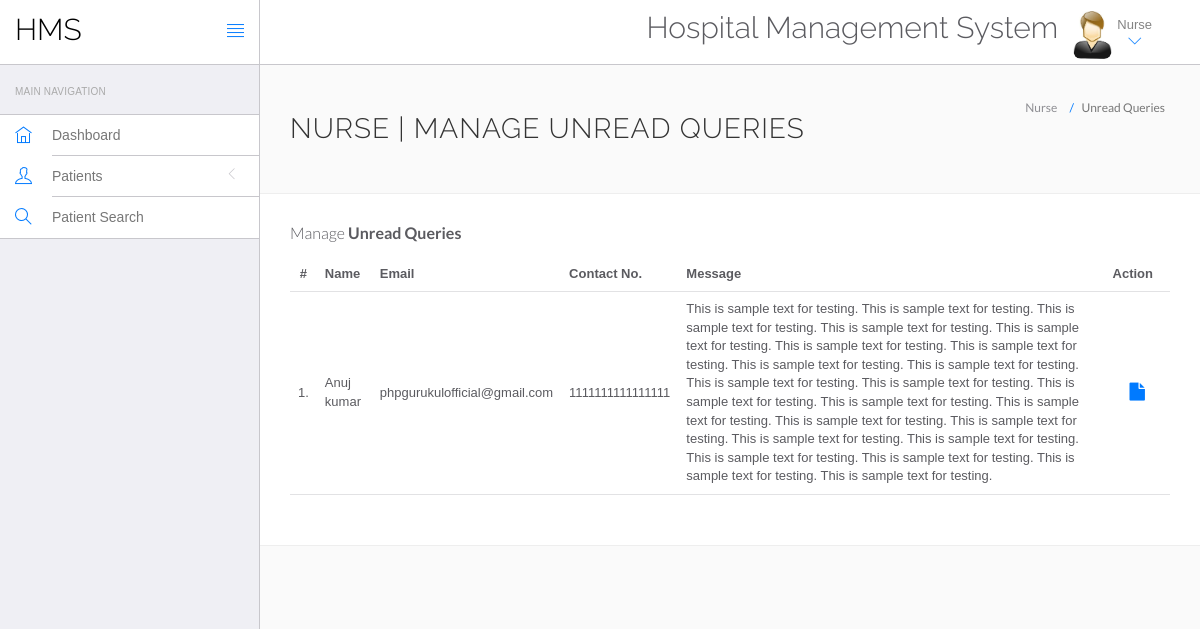
The page /hospital/hms/nurse/unread-queries.php (signed in) on the database its author committed.
### tables this page shows
CREATE TABLE IF NOT EXISTS `tblcontactus` (
  `id` int NOT NULL AUTO_INCREMENT,
  `fullname` varchar(255) DEFAULT NULL,
  `email` varchar(255) DEFAULT NULL,
  `contactno` bigint DEFAULT NULL,
  `message` mediumtext,
  `PostingDate` timestamp NULL DEFAULT CURRENT_TIMESTAMP,
  `AdminRemark` mediumtext,
  `LastupdationDate` timestamp NULL DEFAULT NULL ON UPDATE CURRENT_TIMESTAMP,
  `IsRead` int DEFAULT NULL,
  PRIMARY KEY (`id`)
);

### hospital/hms/nurse/unread-queries.php (the view, shortened to what this page needs)
<?php
include('../admin/include/config.php');
?>
<?php include('head.php') ?>
	<body>
		<div id="app">
<?php include('include/sidebar.php');?>
			<div class="app-content">
						<?php include('include/header.php');?>
				<div class="main-content" >
					<div class="wrap-content container" id="container">
						<section id="page-title">
							<div class="row">
								<div class="col-sm-8">
									<h1 class="mainTitle">Nurse | Manage Unread Queries</h1>
																	</div>
								<ol class="breadcrumb">
									<li>
										<span>Nurse</span>
									</li>
									<li class="active">
										<span>Unread Queries</span>
									</li>
								</ol>
							</div>
						</section>
						<div class="container-fluid container-fullw bg-white">
									<div class="row">
								<div class="col-md-12">
									<h5 class="over-title margin-bottom-15">Manage <span class="text-bold">Unread Queries</span></h5>
									<table class="table table-hover" id="sample-table-1">
										<thead>
											<tr>
												<th class="center">#</th>
												<th>Name</th>
												<th class="hidden-xs">Email</th>
												<th>Contact No. </th>
												<th>Message </th>
												<th>Action</th>
											</tr>
										</thead>
										<tbody>
<?php
$sql=mysqli_query($con,"select * from tblcontactus where IsRead is null");
$cnt=1;
while($row=mysqli_fetch_array($sql))
{
?>
											<tr>
												<td class="center"><?php echo $cnt;?>.</td>
												<td class="hidden-xs"><?php echo $row['fullname'];?></td>
												<td><?php echo $row['email'];?></td>
												<td><?php echo $row['contactno'];?></td>
												<td><?php echo $row['message'];?></td>
												<td >
												<div class="visible-md visible-lg hidden-sm hidden-xs">
							<a href="query-details.php?id=<?php echo $row['id'];?>" class="btn btn-transparent btn-lg" title="View Details"><i class="fa fa-file"></i></a>
												</div>
												</td>
											</tr>
											<?php
$cnt=$cnt+1;
											 }?>
										</tbody>
									</table>
								</div>
							</div>
								</div>
							</div>
						</div>
					</div>
				</div>
	</body>
</html>

### hospital/hms/admin/assets/css/themes/theme-1.css (style rules this page uses)
body { background: #FAFAFA; }

### rows shown on the page
tblcontactus: fullname "Anuj kumar", email "phpgurukulofficial@gmail.com", contactno "1111111111111111", message "This is sample text for testing. This is sample text for testing. This is sample text for testing. This is sample text for testing. This is sample text for testing. This is sample text for testing. This is sample text for testing. This is sample text for testing. This is sample text for testing. This is sample text for testing. This is sample text for testing. This is sample text for testing. This is sample text for testing. This is sample text for testing. This is sample text for testing. This is sample text for testing. This is sample text for testing. This is sample text for testing. This is sample text for testing. This is sample text for testing. This is sample text for testing. This…"
